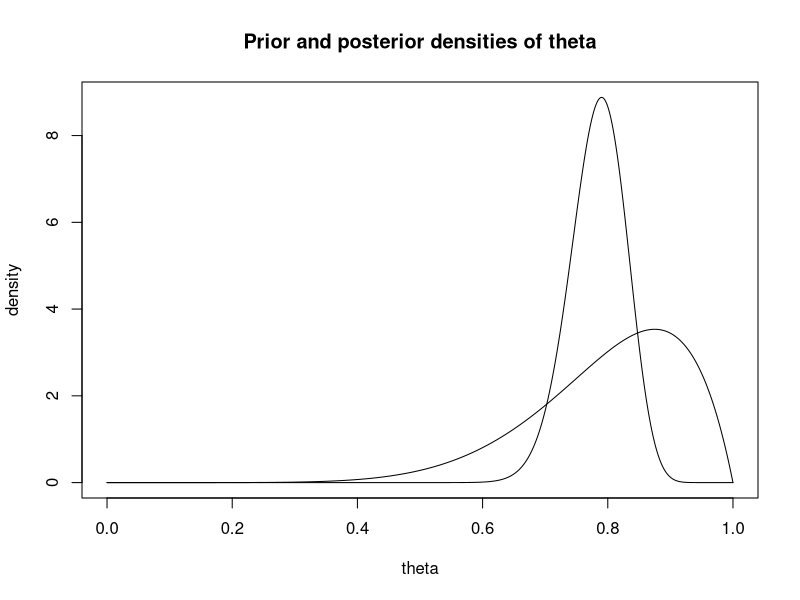

Here is the R script that generated this plot:
## ---- chunk 1
alpha = 8; beta = 2; n_1 = 57; n_0 = 16
theta = seq(0, 1, by=0.001)
plot(theta, dbeta(theta, alpha + n_1, beta + n_0), type='l',
     main='Prior and posterior densities of theta', xlab='theta', ylab='density')
lines(theta, dbeta(theta, alpha, beta))
